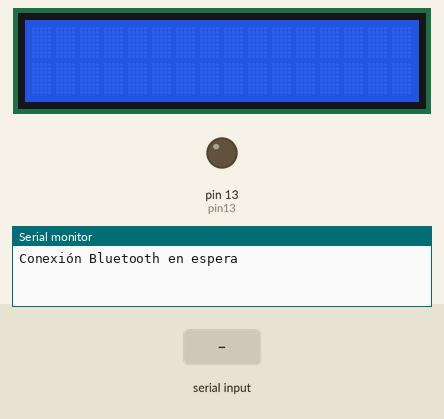
A sketch run on a simulated Arduino Uno, built with avr-gcc and run on an emulated ATmega328P. Parts: 16×2 character LCD, output pins drawn as LEDs (lit = HIGH), the last lines printed to the serial monitor. The test bench sets the inputs (shaded band).

Above: at 3.2 s.
3.3 s: "1" received over Serial
At 3.9 s:
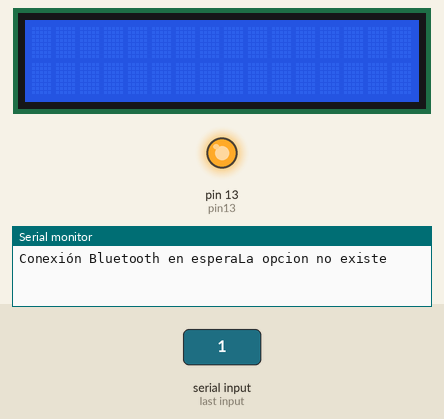
4.8 s: "0" received over Serial
At 7.4 s:
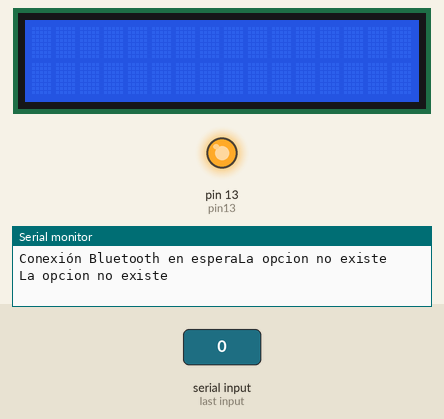
7.8 s: "2" received over Serial
At 13.2 s:
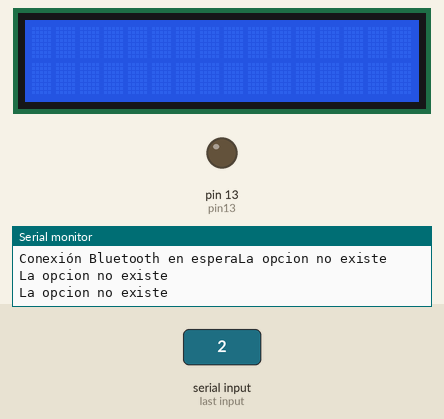
Timing chart, 0 to 14.7 s (numbered marks = the images above; inputs shaded):
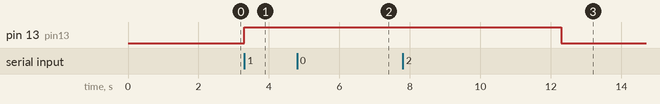

The sketch:

sketch_jan08a.ino
```cpp
#include <Wire.h>
#include <LiquidCrystal_I2C.h>

LiquidCrystal_I2C lcd(0x3F,16,2);
int Opc='C';
int pin13 = 13;

void setup() {
  lcd.begin(16,2);
  Serial.begin(9600);
  pinMode(pin13,OUTPUT);
  Serial.print("Conexión Bluetooth en espera");
  delay(2000);
}

void loop() {

  if(Serial.available()>0){
    Opc = Serial.read();
    //Serial.println("OPC:"); Serial.print(Opc);

    switch(Opc){

      case 'A': Serial.println("Hoy es VIERNES!!!");
                break;

      case 'B': Serial.println("UTD TI 4EVER");
                break;

      case 'C': Serial.println("Otra Opción");
                break;

      default: Serial.println("La opcion no existe");
               digitalWrite(pin13,HIGH);
               delay(3000);
               digitalWrite(pin13, LOW);
               break;

      }
   }
}
```

Measured:
- after the input at 3.3 s, pin 13 (pin13): LOW → HIGH at once
- after the input at 4.8 s, pin 13 (pin13): stays HIGH (without the input it goes to LOW after 1.5 s)
- after the input at 7.8 s, pin 13 (pin13): HIGH → LOW after 4.5 s instead of 1.5 s
